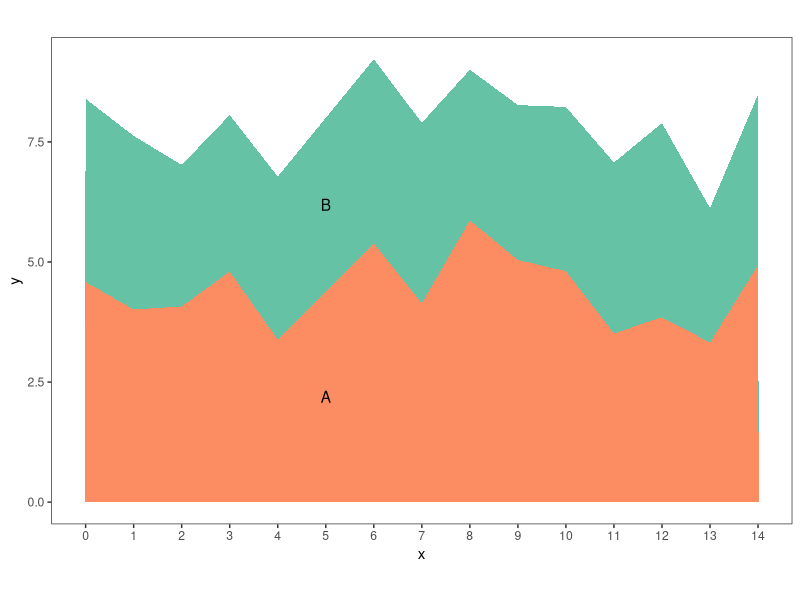
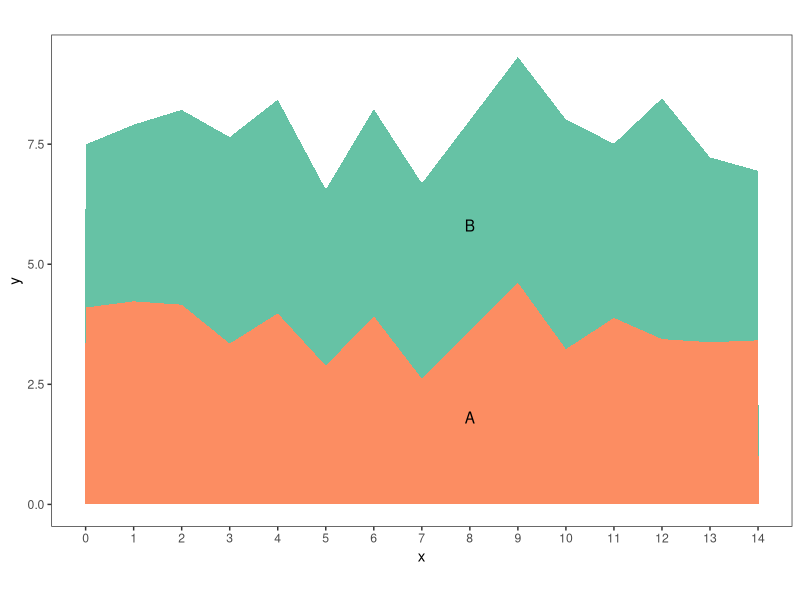
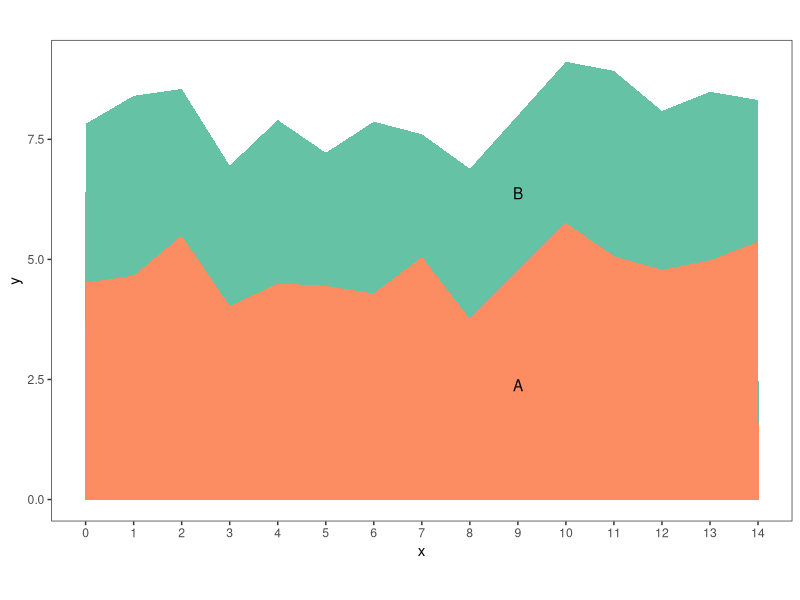
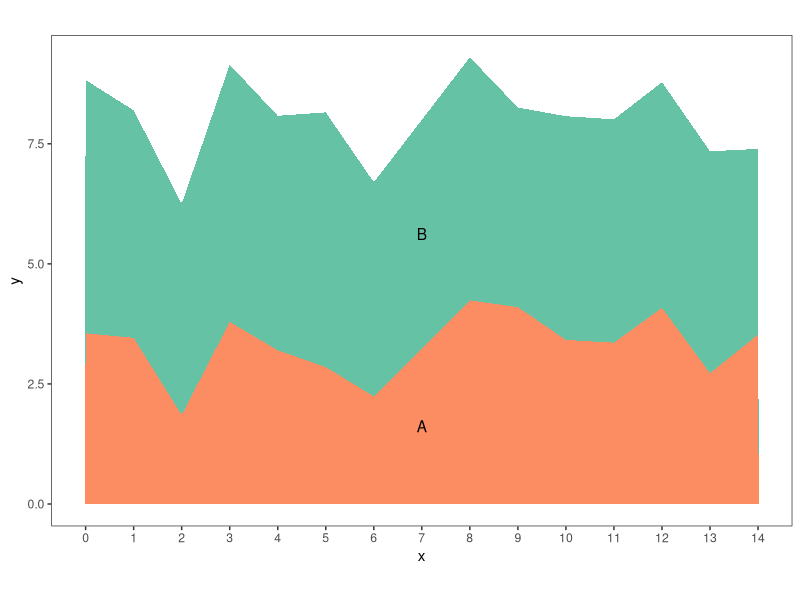
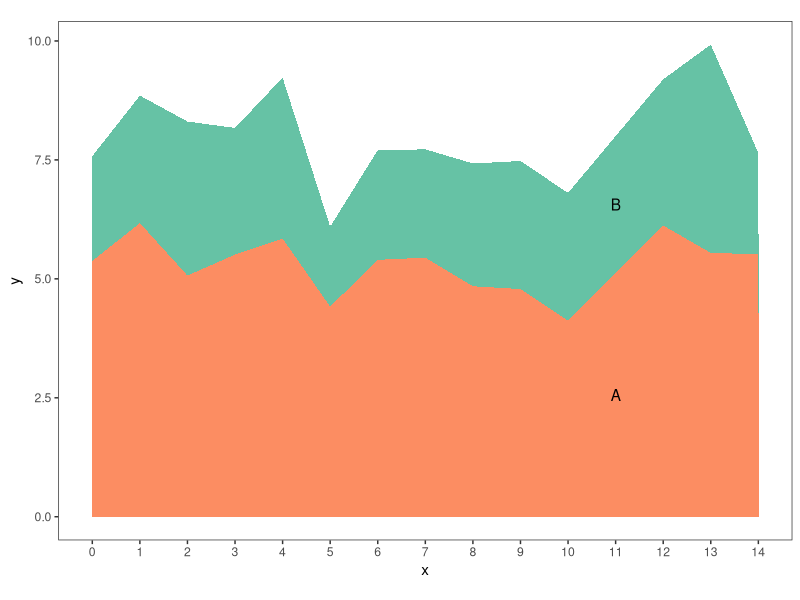
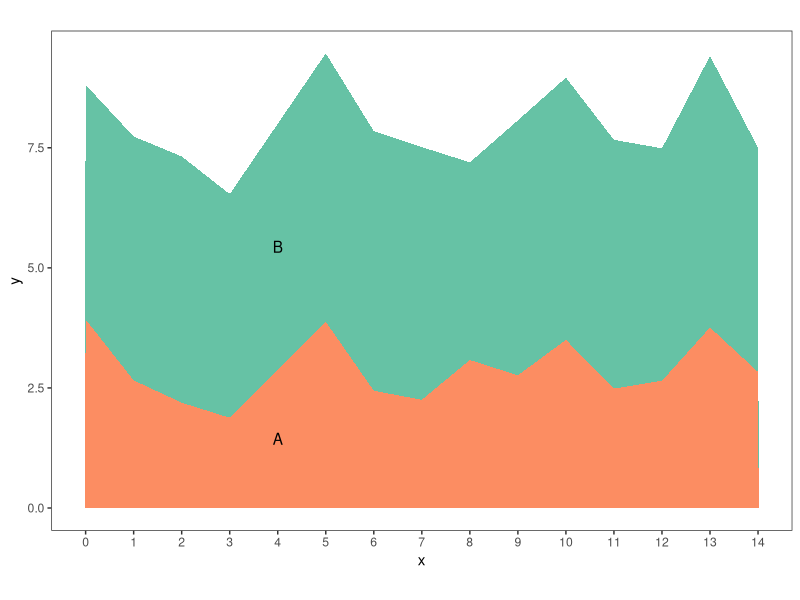
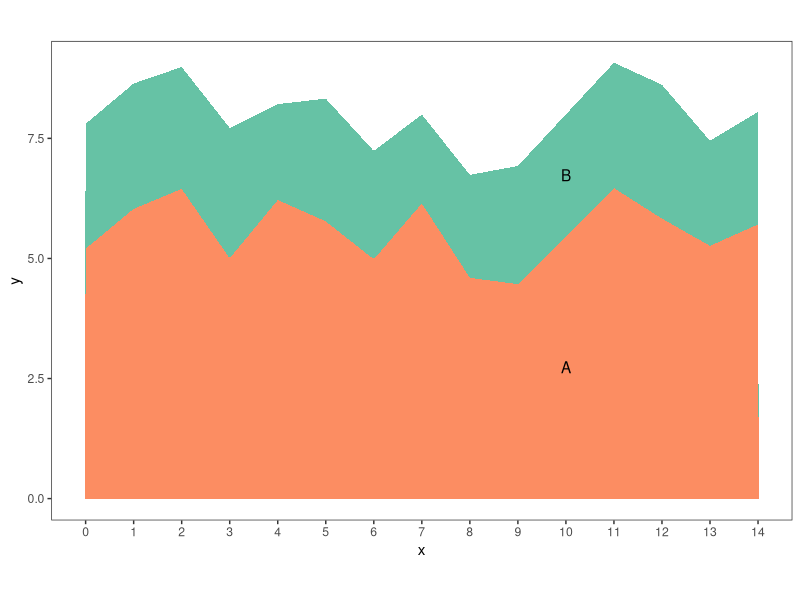
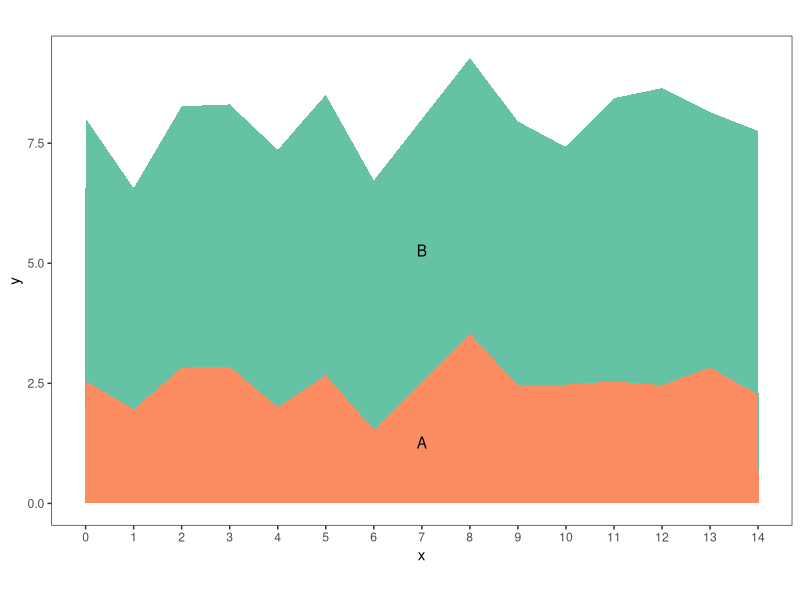

Write R code to recreate these figures, in order. (Note: this script raises an error after producing the figures.)
#############################################
####  Figures to be used for experiment  ####
#############################################

## Load required packages
library("tidyverse")

###########################
####  Data generation  ####
###########################

## Generate charts using the proportions in Cleveland & McGill 1984 (see fig. 11
## in that paper; several proportions were repeated in their study but I'll just
## use each one once).

## Proportions used in Cleveland & McGill 1984:
cm <- c(0.825, 0.681, 0.562, 0.464, 0.383, 0.261, 0.178)

## An issue here is that I want to use fixed coordinates so that the angles of
## the segments are consistent. I also want to keep the plots at a reasonable
## aspect ratio (ideally 1.618, but there's no way I can be that precise and I
## will settle for something roughly in the ballpark). Let's say I have 10 x
## values, then the max height of the chart should be ~6. Then the point of
## comparison in the chart should be no more than 5, since the chart will need
## to be higher on one side. In the past, I kept one segment a set size and
## varied the other in proportion to it, but that led to chart heights that were
## too variable. So instead I'll try fixing the total height and dividing the
## segments so they end up in the right proportion.

## Function to split a given value into two segments where the smaller is a
## given proportion of the larger
get_ab <- function(total, prop, which_larger = c("A", "B")) {
  ## Split total into two values where the smaller is `prop` proportion of the
  ## larger
  smaller <- total * ((prop * 1000) / ((prop * 1000) + 1000))
  larger <- total - smaller

  ## If A should be larger than B, return larger first
  if (which_larger == "A") {
    return(c(larger, smaller))
    ## Otherwise, return smaller first
  } else if (which_larger == "B") {
    return(c(smaller, larger))
  }
}

## Set seed for reproducibility
set.seed(8291) 

## Total height. 8 is min so that smaller segment (which has a y value of 1.2)
## still has room to decrease on one side
y <- 8                                  

## Max x value 
max_x <- 14

## Range of x values that are possible points of comparison. Shouldn't be at the
## far edges of the chart, but can vary a bit within the middle.
xrange <- 3:11

## For each ratio, create two tibbles of data. Each tibble has two observations,
## "A", and "B". The first tibble has the larger segment on the bottom, the
## second has the larger segment on the top.
data_pairs <- map(cm, function(cm) {
  datalist <- list(data.frame(var = c("A", "B"),
                              x = sample(xrange, size = 1),
                              y = get_ab(total = y, prop = cm,
                                         which_larger = "A"),
                              ## So we know this is the x value to mark on the
                              ## chart:
                              obs = TRUE,
                              stringsAsFactors = FALSE),
                   data.frame(var = c("A", "B"),
                              x = sample(xrange, size = 1),
                              y = get_ab(total = y, prop = cm,
                                         which_larger = "B"),
                              obs = TRUE,
                              stringsAsFactors = FALSE))

  ## Name the elements of the list
  names(datalist) <- c(paste0(cm, "_A"), paste0(cm, "_B"))
  return(datalist)
})

## Partially unlist so this is a list of data frames instead of a list of lists
## of data frames
data_pairs <- unlist(data_pairs, recursive = FALSE)

## Function to generate a single data set
generate_data <- function(input, seed, max_x = 14,
                          chart_shape = c("increasing", "decreasing")) {
  set.seed(seed)
  
  ## Points of comparison
  x <- input[input$var == "A", "x"]
  a_val <- input[input$var == "A", "y"]
  b_val <- input[input$var == "B", "y"]

  ## Values of a that will appear on either side of the point of comparison
  if (chart_shape == "increasing") {
    left_a <- a_val - 1
    right_a <- a_val + 1
  } else if (chart_shape == "decreasing") {
    left_a <- a_val + 1
    right_a <- a_val - 1
  }

  ## B values somewhat close to b_val. B should be increasing linearly here, so
  ## we'll subtract and add the same amount on either side, being careful not to
  ## take the total below 0
  b_variation <- abs(rnorm(1, mean = b_val / 20, sd = 0.1))
  if (b_val - b_variation <= 0) {
    b_variation <- 0.1
  }

  ## If chart shape is increasing, the element of leftright_b should be less
  ## than b_val and the second should be larger; the opposite is true if chart
  ## shape is decreasing
  if (chart_shape == "increasing") {
    leftright_b <- c(b_val - b_variation, b_val + b_variation)
  } else if (chart_shape == "decreasing") {
    leftright_b <- c(b_val + b_variation, b_val - b_variation)
  }
  
  ## Create data frame of left and right values
  set.seed(seed)
  leftright <- tibble(var = rep(c("A", "B"), 2),
                      x = rep(c(x - 1, x + 1), each = 2),
                      y = c(left_a, leftright_b[1], right_a, leftright_b[2]),
                      obs = FALSE)

  ## Combine left and right side with input to create the "middle chunk" of data
  ## for the chart
  middle_chunk <- bind_rows(input, leftright) %>%
    arrange(x)

  ## Generate random data for the rest of the chart. Must be positive since
  ## stacked area charts don't make sense with negative values
  rest_of_data <- tibble(var = rep(c("A", "B"), each = max_x - 2),
                         x = rep(setdiff(0:max_x, unique(middle_chunk$x)),
                                 times = 2),
                         y = c(abs(rnorm(n = max_x - 2, mean = a_val,
                                         sd = 0.5)),
                               abs(rnorm(n = max_x - 2, mean = b_val,
                                         sd = 0.5))),
                         obs = FALSE)

  ## Combine the datasets and arrange in order of x
  bind_rows(middle_chunk, rest_of_data) %>%
    arrange(x)
}

## Generate data for chart_shape == "increasing"
increasing_seed <- c(21154, 49274, 12447, 42966, 6895, 38916, 41514, 48176,
                     12302, 36175, 46890, 55201, 55685, 16262)

increasing_data <- map2(data_pairs, increasing_seed, .f = generate_data,
                        max_x = max_x, chart_shape = "increasing")

## Generate data for chart_shape == "decreasing"
decreasing_seed <- c(69155, 17083, 54629, 26097, 29167, 27723, 10023, 53153,
                     47910, 5496, 13438, 14596, 62658, 1178)

decreasing_data <- map2(data_pairs, increasing_seed, .f = generate_data,
                        max_x = max_x, chart_shape = "decreasing")

## Rename list elements to include "increasing" or "decreasing"
names(increasing_data) <- paste0("increasing_", names(increasing_data))
names(decreasing_data) <- paste0("decreasing_", names(decreasing_data))

##############################
####  Plotting functions  ####
##############################

## Custom, minimal ggplot theme
custom_theme <- theme_set(theme_bw())
custom_theme <- theme_update(plot.background = element_blank(),
                             panel.grid.major = element_blank(),
                             panel.grid.minor = element_blank(),
                             legend.position = "none"
                             )

## Function to generate and save a plot
generate_plot <- function(data, name, max_x) {
  ## Reorder var as a factor, otherwise A will be on top
  data$var <- factor(data$var, levels = c("B", "A"))
  
  ## Coordinates for annotating the plot
  comp_point <- unique(data[data$obs == TRUE,][["x"]])
  
  acoord <- data[data$x == comp_point & data$var == "A", "y"] / 2
  bcoord <- data[data$x == comp_point & data$var == "A", "y"] +
    (data[data$x == comp_point & data$var == "B", "y"] / 2)

  ## Create plot
  p <- ggplot(data, aes(x = x, y = y, group = var, fill = var)) +
    geom_area(position = "stack") +
    scale_x_continuous(breaks = 0:max_x) +
    scale_fill_brewer(palette = "Set2") +
    annotate("text", x = comp_point, y = acoord, label = "A") +
    annotate("text", x = comp_point, y = bcoord, label = "B") +
    coord_fixed()

  ## Save output
  ggsave(paste0("stacked_area_", name, ".png"), p,
         path = "experiment_app/static/images",
         width = 6, height = 4)
  
}

## Generate and save plots for all the data
walk2(.x = increasing_data, .y = names(increasing_data), .f = generate_plot,
      max_x = max_x)
walk2(.x = decreasing_data, .y = names(decreasing_data), .f = generate_plot,
      max_x = max_x)

######################
####  Bar charts  ####
######################

## Use some of the generated to data to create bar charts. Keep the point of
## comparison plus one other random row.
bar_data <- map(increasing_data, function(dat) {
  pcomp <- unique(dat[dat$obs == TRUE, "x"])
  indices <- c(pcomp, sample(setdiff(0:max_x, pcomp), size = 1))
  filter(dat, x %in% indices)
})

## Remove "increasing" from names of bar data since there's no increasing vs.
## decreasing for the bar charts
names(bar_data) <- gsub("increasing_", "", names(bar_data))

## Generate stacked bar charts
walk2(bar_data, names(bar_data), function(dat, name) {
  ## Reorder factor levels
  dat$var <- factor(dat$var, levels = c("B", "A"))

  ## Calculate coordinates where marks will be placed
  pcomp <- unique(dat[dat$obs == TRUE, "x"])
  acoord <- dat[dat$obs == TRUE & dat$var == "A", "y"] / 2
  bcoord <- dat[dat$obs == TRUE & dat$var == "A", "y"] +
    (dat[dat$obs == TRUE & dat$var == "B", "y"] / 2)

  ## Plot
  ggplot(dat, aes(x = x, y = y, group = var, fill = var)) +
    geom_bar(stat = "identity") +
    scale_x_continuous(labels = NULL) +
    scale_fill_brewer(palette = "Set2") +
    annotate("text", x = pcomp, y = acoord, label = "A") +
    annotate("text", x = pcomp, y = bcoord, label = "B") +
    ggsave(paste0("stacked_bar_", name, ".png"),
           path = "experiment_app/static/images",
           width = 3, height = 5)
})

########################################
####  Obvious charts for screening  ####
########################################

## Function to create screening charts where the answer to which segment is
## smaller is very obvious. For these, the point of comparison will always be at
## x == 5 (for simplicity) and the x axis goes to 10.
screening <- function(seed, type) {
  ## Create data set
  set.seed(seed)
  dat <- data.frame(x = rep(c(0:10), 2),
                    var = rep(c("A", "B"), each = 11),
                    y = c(sample(8:10, size = 11, replace = TRUE),
                          sample(1:2, size = 11, replace = TRUE)),
                    stringsAsFactors = FALSE)

  dat <- dat %>%
    arrange(x) %>%
    ## Make sure ratio is 10:1.3 at point of interest
    mutate(y = ifelse(x == 5 & var == "A", 10, y)) %>%
    mutate(y = ifelse(x == 5 & var == "B", 1.3, y))

  if (type == "bar") {
    set.seed(seed)
    ## Choose the x == 5 and one other row either before or after that row for
    ## bar charts
    dat <- dplyr::filter(dat, x == 5 | x == sample(c(4, 6), size = 1))
  }

  ## Coordinates for labels
  center <- dat[dat$x == 5, ]
  acoord <- dat[dat$x == 5 & dat$var == "A", "y"] / 2
  bcoord <- dat[dat$x == 5 & dat$var == "A", "y"] +
    (dat[dat$x == 5 & dat$var == "B", "y"] / 2)

  ## Reorder var factor levels
  dat$var <- factor(dat$var, levels = c("B", "A"))

  if (type == "stacked") {
    ## Annoted stacked area chart
    ggplot(dat, aes(x = x, y = y, group = var, fill = var)) +
      geom_area(position = "stack") +
      scale_fill_brewer(palette = "Set2") +
      scale_x_continuous(breaks = 1:10) +
      annotate("segment", x = 5, xend = 5, y = 0, yend = 4.8,
               color = "red") +
      annotate("segment", x = 5, xend = 5, y = 5.3, yend = 9.97,
               color = "red") +
      annotate("segment", x = 5, xend = 5, y = 10.02, yend = 10.4,
               color = "blue") +
      annotate("segment", x = 5, xend = 5, y = 10.9, yend = 11.3,
               color = "blue") +
      annotate("text", x = 5, y = acoord, label = "A") +
      annotate("text", x = 5, y = bcoord, label = "B")
    ggsave(paste0("stacked_area_TEST_", seed, ".png"),
           path = "experiment_app/static/images",
           width = 6, height = 4)   
  } else if (type == "bar") {
    ggplot(dat, aes(x = x, y = y, group = var, fill = var)) +
      geom_bar(stat = "identity") +
      scale_fill_brewer(palette = "Set2") +
      scale_x_continuous(labels = NULL) +
      annotate("segment", x = 5, xend = 5, y = 0, yend = 4.8,
               color = "red") +
      annotate("segment", x = 5, xend = 5, y = 5.2, yend = 9.97,
               color = "red") +
      annotate("segment", x = 5, xend = 5, y = 10.02, yend = 10.5,
               color = "blue") +
      annotate("segment", x = 5, xend = 5, y = 10.8, yend = 11.3,
               color = "blue") +
      annotate("text", x = 5, y = acoord, label = "A") +
      annotate("text", x = 5, y = bcoord, label = "B")
      ggsave(paste0("stacked_bar_TEST_", seed, ".png"),
             path = "experiment_app/static/images",
             width = 3, height = 6)
  }
}

## Create 5 stacked area charts using 1, 2, 3, 4, 5 as seeds
sapply(1:5, screening, type = "stacked")

## Create 5 stacked bar charts using 1, 2, 3, 4, 5 as seeds
sapply(1:5, screening, type = "bar")

###################################
####  Export data of interest  ####
###################################

## Convert data pairs into a data frame
data_pairs_df <- dplyr::bind_rows(data_pairs, .id = "name") %>%
  ## Add column containing which segment is smallest
  mutate(smaller_var = ifelse(grepl("_A$", name), "B", "A")) %>%
  ## Remove "obs" column
  select(-obs)

## Export to csv
## write.csv(data_pairs_df, "correct_answers.csv", row.names = FALSE)
